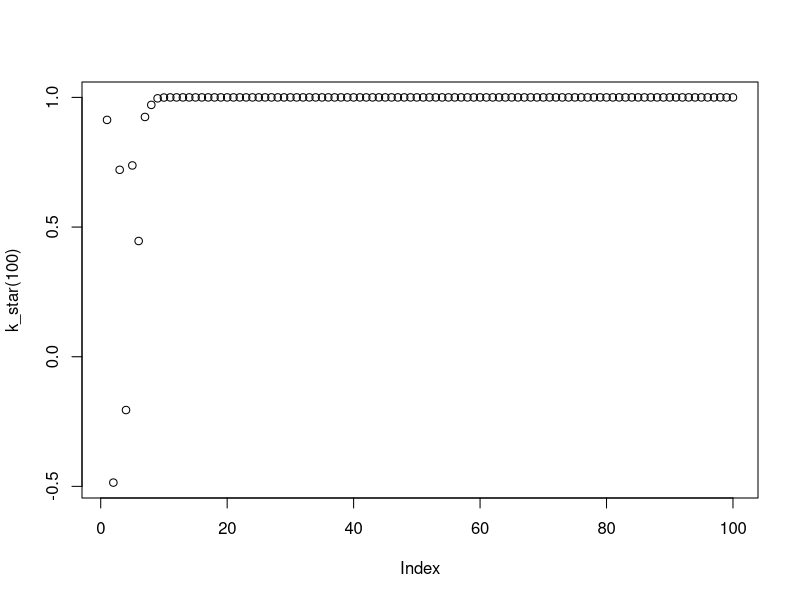
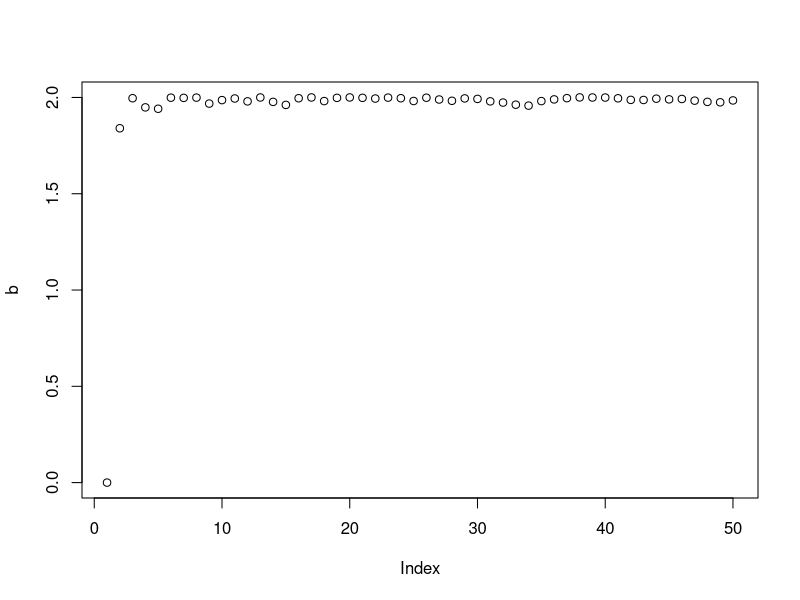

These charts were generated, in order, by the following R code:
rm(list=ls())
n<-10000
#Question 1
#Estimation avec une loi Uniforme([0;2])
h1<-function(x){
  return(2*exp(-x**2))
}
estimation1<-function(n){
  X1<-runif(n, 0,2)
  return(mean(2*exp(-X1**2)))
}

#Estimation avec une loi Normale(0,1/2)
h2<-function(x){
  return(sqrt(pi)*(x>=0 & x<=2))
}
estimation2<-function(n){
  X2<-rnorm(n,0,1/sqrt(2))
  return(mean(h2(X2)))
}

#Question2
#Variable antithétique pour la loi Uniforme([0;2])
A1<-function(x){
  return(2-x)
}
estimation1_bis<-function(n){
  X1<-runif(n,0,2)
  return(mean((h1(X1)+h1(A1(X1)))/2))
}
#Variable antithétique pour la loi Uniforme([0;2])
A2<-function(x){
  return(-x)
}
estimation2_bis<-function(n){
  X2<-rnorm(n,0,1/sqrt(2))
  return(mean((h2(X2)+h2(A2(X2)))/2))
}

#Question 3 
#a
#Le moment d'ordre k d'une uniforme([0;2]) est 2**k/k+1
#b
k_star<-function(N){
  H<-numeric(N)
  x<-runif(N,0,2)
  h0_x<-1
  for(k in 1:N){
    h0_x<-(h0_x+((-x**2)**k)/factorial(k))
    H[k]<-cor(h0_x,h1(x))
  }
  return(H)
}
plot(k_star(100))
#On voit que le k optimal est k=10 environ
#On peut alors definir la variable de controle h0(X) tronquée à k=10
h0<-function(x){
  S<-0
  for(i in 0:14){
    S<-S+(((-x**2)**i))/factorial(i)
  }
  return(S)
}
#Estimation de m
m<-0
for(k in 0:10){
  m<-m+((-1)**k)*(2**(2*k))/(factorial(k)*((2*k)+1))
}
#On cherche la valeur du l optimal
l_star<-function(N){
  b_star<-numeric(N)
  X<-runif(N,0,2)
  for(l in 1:N){
    X_bis<-X[1:l]
    S<-0
    S<-(sum((h0(X_bis)-m)*(h1(X_bis)-mean(h1(X_bis)))))/sum((h0(X_bis)-m)**2)
    b_star[l]<-S
  }
  return(b_star)
}
b<-l_star(50)
plot(b)
#On remarque que l est environ égale a 30

#Question 4
#On prend comme variable de strat Z = Unif[0;2]
